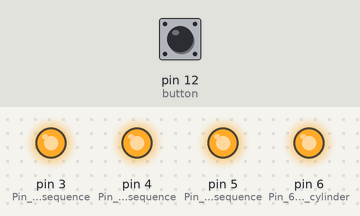
Bench run of a sketch on a simulated Arduino Uno, built with avr-gcc and run on an emulated ATmega328P. On the bench: output pins drawn as LEDs (lit = HIGH). The inputs (shaded band) are chosen by the test bench; at power-on: pin 12 (button) LOW.

Above: at 1.2 s.
1.3 s: pin 12 (button) pulled HIGH for 0.15 s
At 2.6 s:
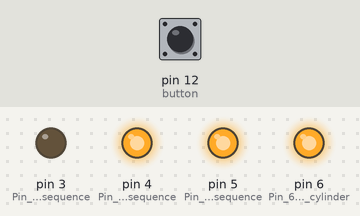
At 4.9 s:
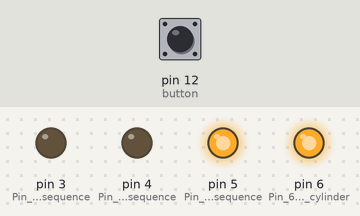
Timing chart, 0 to 11.8 s (numbered marks = the images above; inputs shaded):
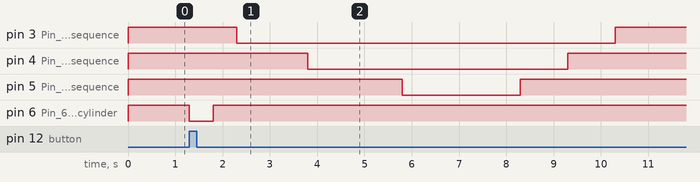

The sketch:

Can_crusher.ino
```cpp
// Arduino controlled 3 dimentional can crusher

int button=12;

void setup() {
// writing the relay pins high to make sure they are not on when the program starts
  digitalWrite(3,HIGH);
  digitalWrite(4,HIGH);
  digitalWrite(5,HIGH);
  digitalWrite(6,HIGH);

  pinMode(3,OUTPUT);  //Pin 3 for crush sequence #1
  pinMode(4,OUTPUT);   //Pin 4 for crush sequence #2
  pinMode(5,OUTPUT);   //Pin 5 for crush sequence #3
  pinMode(6,OUTPUT);   //Pin 6 for feed cylinder
  pinMode(12,INPUT);   //Pin 7 for start button


}

void loop() {

 if (digitalRead(button) == HIGH)
{

// Load can
  digitalWrite(6,LOW);
  delay(500);
  digitalWrite(6,HIGH);
  delay(500);
  // Crush step 1
  digitalWrite(3,LOW);
  delay(1500);
  //Crush step 2
  digitalWrite(4,LOW);
  delay(2000);
 //Crush step 3
  digitalWrite(5,LOW);
  delay(2500);
  //Retract step 3
  digitalWrite(5,HIGH);
  delay (1000);
  //Retract step 2
  digitalWrite(4,HIGH);
  delay (1000);
  //Retract step 1
  digitalWrite(3,HIGH);
  delay (1000);
}
}
```

Measured:
- after the input at 1.3 s, pin 3 (Pin_3_for_crush_sequence): HIGH → LOW after 1.0 s, → HIGH 8.0 s later; pin 4 (Pin_4_for_crush_sequence): HIGH → LOW after 2.5 s, → HIGH 5.5 s later; pin 5 (Pin_5_for_crush_sequence): HIGH → LOW after 4.5 s, → HIGH 2.5 s later; pin 6 (Pin_6_for_feed_cylinder): HIGH → LOW at once, → HIGH 0.50 s later
